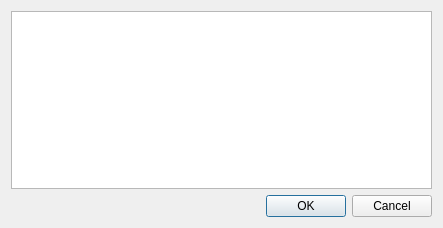
<?xml version="1.0" encoding="UTF-8"?>
<ui version="4.0">
 <class>Dialog</class>
 <widget class="QDialog" name="Dialog">
  <property name="geometry">
   <rect>
    <x>0</x>
    <y>0</y>
    <width>443</width>
    <height>228</height>
   </rect>
  </property>
  <property name="windowTitle">
   <string>Comment</string>
  </property>
  <layout class="QVBoxLayout" name="verticalLayout">
   <item>
    <widget class="QPlainTextEdit" name="plainTextEdit">
     <property name="tabChangesFocus">
      <bool>true</bool>
     </property>
    </widget>
   </item>
   <item>
    <widget class="QDialogButtonBox" name="buttonBox">
     <property name="sizePolicy">
      <sizepolicy hsizetype="Expanding" vsizetype="Fixed">
       <horstretch>0</horstretch>
       <verstretch>0</verstretch>
      </sizepolicy>
     </property>
     <property name="layoutDirection">
      <enum>Qt::LeftToRight</enum>
     </property>
     <property name="orientation">
      <enum>Qt::Horizontal</enum>
     </property>
     <property name="standardButtons">
      <set>QDialogButtonBox::Cancel|QDialogButtonBox::Ok</set>
     </property>
     <property name="centerButtons">
      <bool>false</bool>
     </property>
    </widget>
   </item>
  </layout>
 </widget>
 <resources/>
 <connections>
  <connection>
   <sender>buttonBox</sender>
   <signal>accepted()</signal>
   <receiver>Dialog</receiver>
   <slot>accept()</slot>
   <hints>
    <hint type="sourcelabel">
     <x>248</x>
     <y>254</y>
    </hint>
    <hint type="destinationlabel">
     <x>157</x>
     <y>274</y>
    </hint>
   </hints>
  </connection>
  <connection>
   <sender>buttonBox</sender>
   <signal>rejected()</signal>
   <receiver>Dialog</receiver>
   <slot>reject()</slot>
   <hints>
    <hint type="sourcelabel">
     <x>316</x>
     <y>260</y>
    </hint>
    <hint type="destinationlabel">
     <x>286</x>
     <y>274</y>
    </hint>
   </hints>
  </connection>
 </connections>
</ui>
